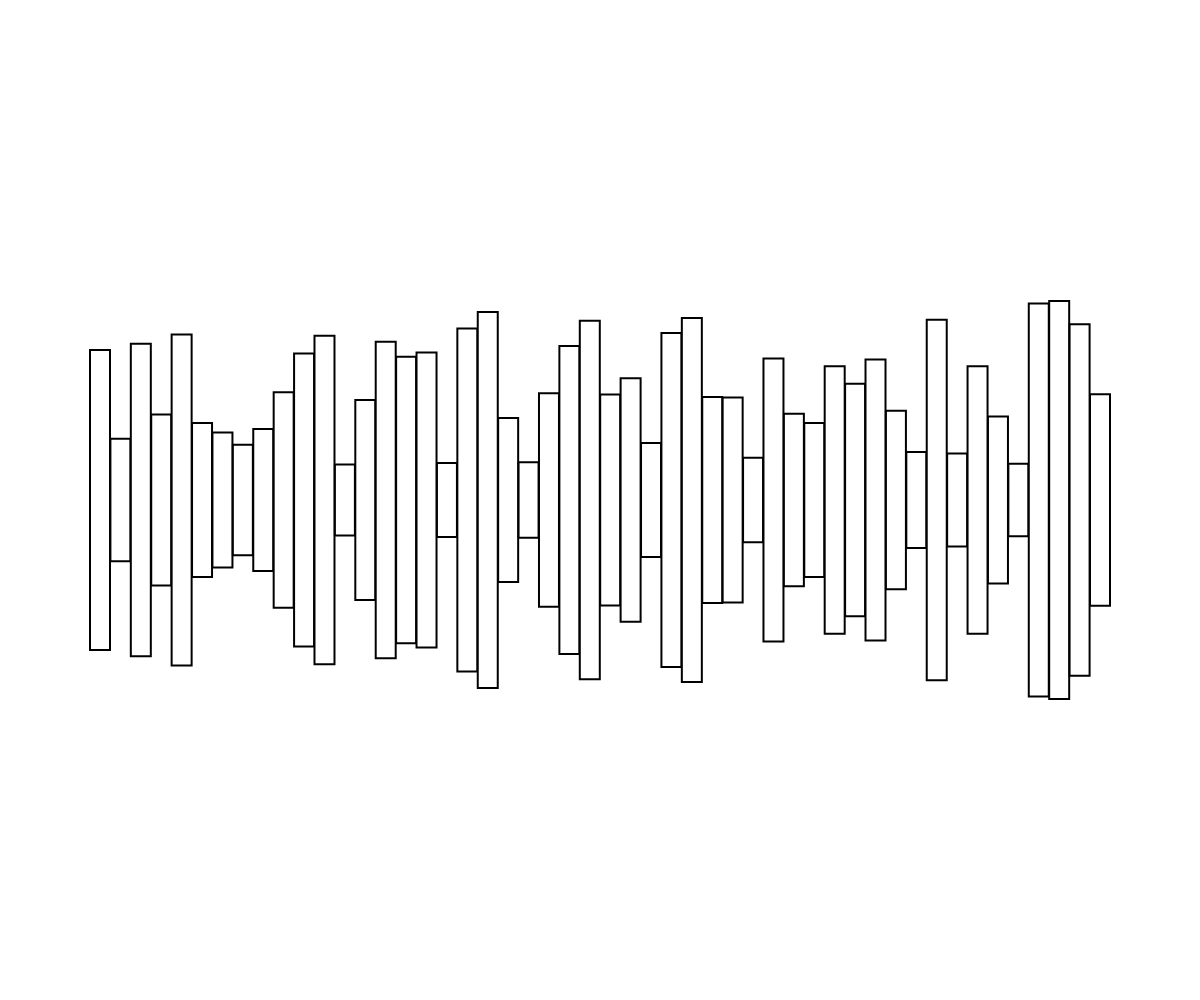
Frame 1 (no input)
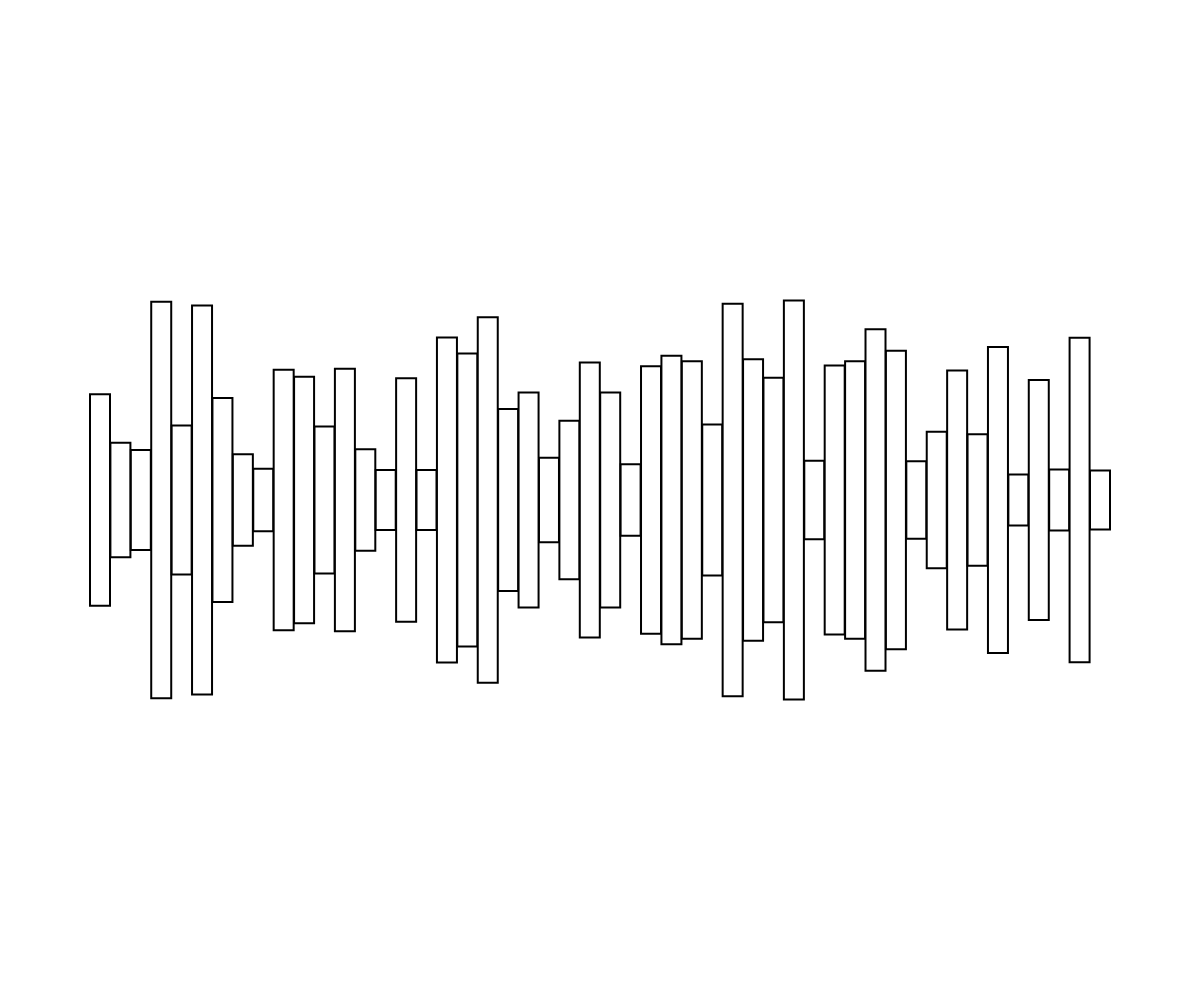
Frame 2 (the mouse pressed at the canvas centre, redrawn once)

The p5.js sketch that drew these frames (run headless with seeded random() and noise() and a simulated clock; the mouse was pressed at the canvas centre and the sketch redrawn once):

// p5.js sketch
// ── sketch.js
// ------------------------------------------------------------------
// Code placed in setup() will run once at the beginning
function setup() {
  // Create a new canvas to match the browser size
  createCanvas(windowWidth, windowHeight);
}

// ------------------------------------------------------------------
// On window resize, update the canvas size
function windowResized() {
  resizeCanvas(windowWidth, windowHeight);
}

// ------------------------------------------------------------------
// Main render loop - code placed in draw() will repeat over and over
function draw() {
  // Place your drawing code here   
  background('white');
  strokeWeight(2);
  
  // map(input, inputMin, inputMax, outputMin, outputMax )
  // let diameter = map(mouseX, 0, width, 400, 100);  
  //circle(width/2, height/2, diameter);   
  rectMode(CENTER);
  
  let numLines = 50;
  for (let i=0; i < numLines; i++) {
    let x1 = map(i, 0, numLines-1, 100, width-100);
    let y1 = height/2;     
    let h = random(50, 400);    
    rect(x1, y1, 20, h);
  }
  
  // Note: noLoop() and loop() are unrelated to for and
  // while loops.. they simply pause/start the draw() function
  
  // I point it out because it's a source of confusion sometimes!
  noLoop();  
}
